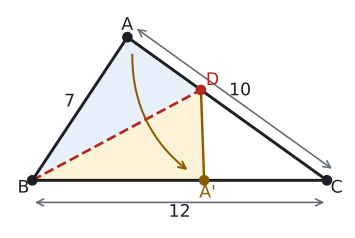

Here is the Python script that generated this plot:
import sys; sys.path.insert(0, "tools")
from cizim import *

def uz(P, Q): return round(float(np.linalg.norm(np.asarray(P) - np.asarray(Q))), 3)
def ucgen(a, b, c):
    """|BC|=a, |CA|=b, |AB|=c. B orijinde, C x ekseninde."""
    x = (c**2 - b**2 + a**2) / (2 * a)
    return np.array([x, np.sqrt(c**2 - x**2)]), np.array([0.0, 0.0]), np.array([float(a), 0.0])
def kenar(ax, P, Q, metin, G, d=0.45, renk=YAZI, fs=13):
    P, Q = np.asarray(P, float), np.asarray(Q, float); M = (P + Q) / 2
    u = (Q - P) / np.linalg.norm(Q - P); v = np.array([-u[1], u[0]])
    if np.dot(v, M - np.asarray(G)) < 0: v = -v
    ax.text(*(M + d * v), metin, ha="center", va="center", color=renk, fontsize=fs)
def dik_ayak(P, Q, R):
    """R noktasından PQ doğrusuna inen dikmenin ayağı."""
    u = (Q - P) / np.linalg.norm(Q - P); return P + np.dot(R - P, u) * u

def dik(ax, K, P, Q, s=0.3, renk=SOLUK):
    """K köşesinde KP ile KQ arasındaki dik açı işareti."""
    u = (P - K) / np.linalg.norm(P - K) * s; v = (Q - K) / np.linalg.norm(Q - K) * s
    ax.plot(*zip(K + u, K + u + v, K + v), color=renk, lw=1.3)
def aci_olc(K, P, Q):
    u, v = P - K, Q - K
    return round(float(np.degrees(np.arccos(np.dot(u, v) / np.linalg.norm(u) / np.linalg.norm(v)))), 3)

def centik(ax, P, Q, n=1, renk=SOLUK, L=0.18, ara=0.12):
    P, Q = np.asarray(P, float), np.asarray(Q, float)
    u = (Q - P) / np.linalg.norm(Q - P); v = np.array([-u[1], u[0]]); M = (P + Q) / 2
    for k in range(n):
        c = M + (k - (n - 1) / 2) * ara * u
        ax.plot(*zip(c - L * v, c + L * v), color=renk, lw=1.6)

def olcu(ax, P, Q, metin, Gm, d=0.55, renk=SOLUK, yazi=YAZI, ek=0.4):
    """[PQ] boyunca, şeklin dışına doğru oklu ölçü çizgisi ve etiketi."""
    P, Q = np.asarray(P, float), np.asarray(Q, float)
    u = (Q - P) / np.linalg.norm(Q - P); v = np.array([-u[1], u[0]])
    if np.dot(v, (P + Q) / 2 - np.asarray(Gm)) < 0: v = -v
    ax.annotate("", xy=Q + d * v, xytext=P + d * v, arrowprops=dict(arrowstyle="<->", color=renk, lw=1.2))
    ax.text(*((P + Q) / 2 + (d + ek) * v), metin, ha="center", va="center", fontsize=13, color=yazi)

# Soru 6: kâğıt ABC, |AB|=7, |BC|=12, |AC|=10. [BA], [BC] üzerine katlanır, A -> A'. Katlama çizgisi [BD], D ∈ [AC].
# |BA'|=7, |A'C|=5, |A'D|=|AD| -> Ç(DA'C) = |AC| + |A'C| = 15.
A, B, C = ucgen(12, 10, 7)
A1 = np.array([7.0, 0.0]); D = A + (C - A) * 7 / 19
print("AD", uz(A, D), "A'D", uz(A1, D), "DC", uz(D, C), "A'C", uz(A1, C), "Ç", uz(A1, D) + uz(D, C) + uz(A1, C), "ABD", aci_olc(B, A, D), "DBC", aci_olc(B, D, C))
Gm = (A + B + C) / 3

fig, ax = sekil(5.8, 3.0)
ax.set_aspect("equal"); ax.axis("off")
ax.add_patch(plt.Polygon([A, B, D], color=MAVI_ACIK, lw=0))
ax.add_patch(plt.Polygon([A1, B, D], color=SARI_ACIK, lw=0))
ax.plot(*zip(A, B, C, A), color=YAZI)
ax.plot(*zip(A1, D), color=SARI, lw=1.8)
ax.plot(*zip(B, D), color=KIRMIZI, lw=2, ls="--")
ax.annotate("", xy=A1 + np.array([-0.6, 0.35]), xytext=A + np.array([0.2, -0.6]),
            arrowprops=dict(arrowstyle="->", color=SARI, lw=1.5, connectionstyle="arc3,rad=0.25"))
nokta(ax, *A, "A", dx=-0.25, dy=0.3); nokta(ax, *B, "B", dx=-0.6, dy=-0.5); nokta(ax, *C, "C", dx=0.15, dy=-0.5)
nokta(ax, *D, "D", dx=0.2, dy=0.2, renk=KIRMIZI); nokta(ax, *A1, "A'", dx=-0.2, dy=-0.7, renk=SARI)
kenar(ax, A, B, "7", Gm, d=0.5)
olcu(ax, A, C, "10", Gm, d=0.5)
olcu(ax, B, C, "12", Gm, d=0.9)
ax.set_xlim(-1.0, 12.8); ax.set_ylim(-2.0, A[1] + 1.2)
kaydet(fig, __file__)
